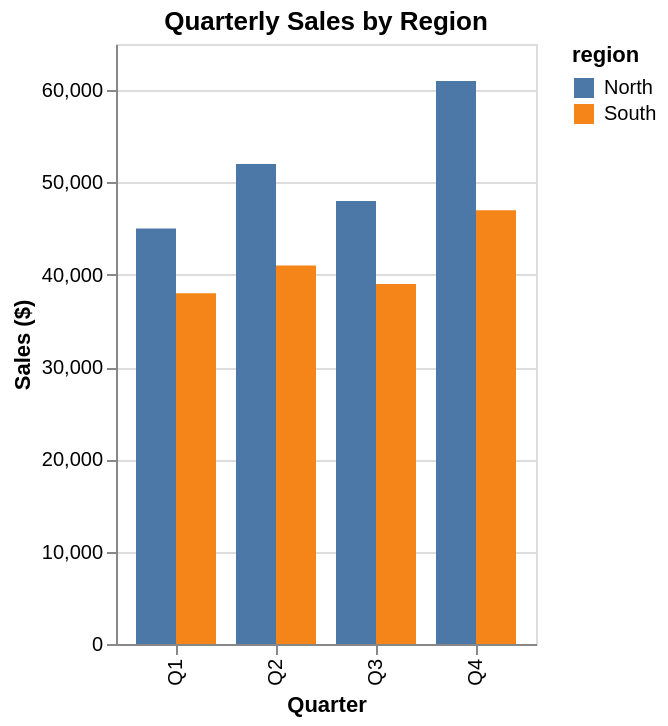

Here is the Vega-Lite specification saved for this chart:
### Vega-Lite specification from a JSON file in a GitHub repository (floating-point values rounded to 4 significant figures)
{"$schema": "https://vega.github.io/schema/vega-lite/v5.json", "description": "Sales comparison by quarter and region", "data": {"values": [{"quarter": "Q1", "region": "North", "sales": 45000}, {"quarter": "Q1", "region": "South", "sales": 38000}, {"quarter": "Q2", "region": "North", "sales": 52000}, {"quarter": "Q2", "region": "South", "sales": 41000}, {"quarter": "Q3", "region": "North", "sales": 48000}, {"quarter": "Q3", "region": "South", "sales": 39000}, {"quarter": "Q4", "region": "North", "sales": 61000}, {"quarter": "Q4", "region": "South", "sales": 47000}]}, "mark": "bar", "encoding": {"x": {"field": "quarter", "type": "nominal", "axis": {"title": "Quarter"}}, "y": {"field": "sales", "type": "quantitative", "axis": {"title": "Sales ($)"}}, "color": {"field": "region", "type": "nominal"}, "xOffset": {"field": "region"}}, "title": "Quarterly Sales by Region"}
